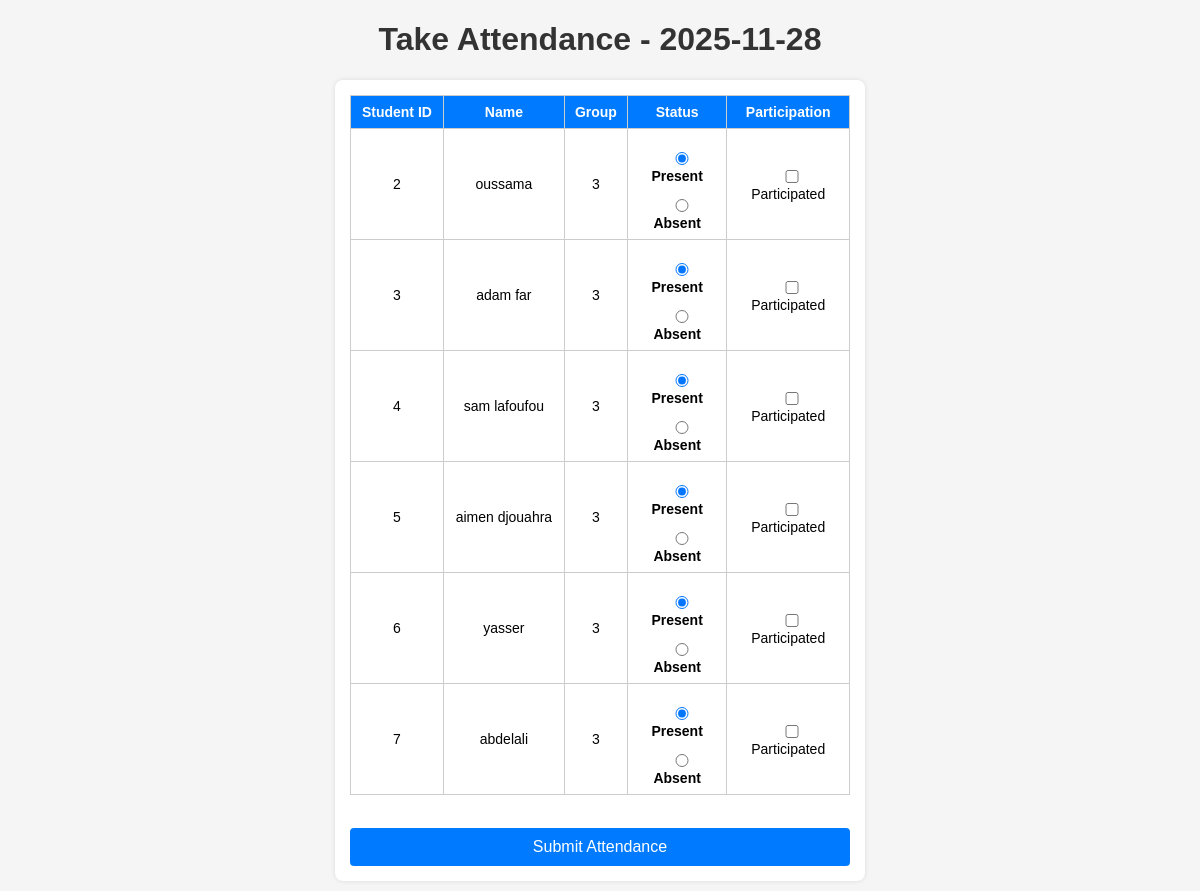
/take_attendance.php, run on the app's committed database.
### tables this page shows
CREATE TABLE IF NOT EXISTS `students` (
  `student_id` int NOT NULL AUTO_INCREMENT,
  `fullname` varchar(100) NOT NULL,
  `matricule` varchar(50) NOT NULL,
  `group_id` varchar(50) NOT NULL,
  PRIMARY KEY (`student_id`),
  UNIQUE KEY `matricule` (`matricule`)
);

### take_attendance.php (the view, shortened to what this page needs)
<?php
$pdo = getDbConnection();
$today = date("Y-m-d");
$stmt = $pdo->query("SELECT * FROM students ORDER BY student_id");
$students = $stmt->fetchAll();
?>
<!DOCTYPE html>
<html lang="en">
<head>
<link rel="stylesheet" href="style.css">
</head>
<body>
<h1>Take Attendance - <?= $today ?></h1>
<form method="post" action="">
    <table border="1" cellpadding="8">
        <tr>
            <th>Student ID</th>
            <th>Name</th>
            <th>Group</th>
            <th>Status</th>
            <th>Participation</th>
        </tr>
        <?php foreach ($students as $s): ?>
        <tr>
            <td><?= htmlspecialchars($s['student_id']) ?></td>
            <td><?= htmlspecialchars($s['fullname']) ?></td>
            <td><?= htmlspecialchars($s['group_id']) ?></td>
            <td>
                <label><input type="radio" name="status[<?= $s['student_id'] ?>]" value="present" checked> Present</label>
                <label><input type="radio" name="status[<?= $s['student_id'] ?>]" value="absent"> Absent</label>
            </td>
            <td style="text-align:center;">
                <input type="checkbox" name="participation[<?= $s['student_id'] ?>]"> Participated
            </td>
        </tr>
        <?php endforeach; ?>
    </table>
    <br>
    <button type="submit">Submit Attendance</button>
</form>
</body>
</html>

### style.css (style rules this page uses)
body { font-family: Arial, sans-serif; margin: 10px; background-color: #f5f5f5; }
h1 { text-align: center; color: #333; }
table { width: 100%; border-collapse: collapse; font-size: 14px; background-color: white; }
th, td { border: 1px solid #ccc; padding: 8px; text-align: center; }
th { background-color: #007bff; color: white; }
form { background-color: white; padding: 15px; border-radius: 8px; box-shadow: 0 0 5px rgba(0,0,0,0.1); margin-top: 20px; max-width: 500px; margin-left: auto; margin-right: auto; }
label { display: block; margin-top: 10px; font-weight: bold; }
input { width: 100%; padding: 8px; margin-top: 5px; border: 1px solid #ccc; border-radius: 4px; }
button { margin-top: 15px; width: 100%; padding: 10px; background-color: #007bff; color: white; border: none; border-radius: 4px; font-size: 16px; cursor: pointer; }

### data on the page
students: student_id "2", fullname "oussama", group "3"
students: student_id "3", fullname "adam far", group "3"
students: student_id "4", fullname "sam lafoufou", group "3"
students: student_id "5", fullname "aimen djouahra", group "3"
students: student_id "6", fullname "yasser", group "3"
students: student_id "7", fullname "abdelali", group "3"
